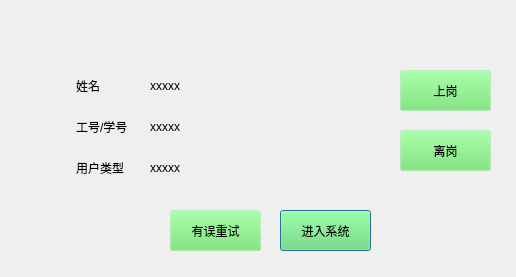
<?xml version="1.0" encoding="UTF-8"?>
<ui version="4.0">
 <class>id_info_win</class>
 <widget class="QDialog" name="id_info_win">
  <property name="geometry">
   <rect>
    <x>0</x>
    <y>0</y>
    <width>516</width>
    <height>277</height>
   </rect>
  </property>
  <property name="windowTitle">
   <string>Dialog</string>
  </property>
  <property name="styleSheet">
   <string notr="true"/>
  </property>
  <widget class="QPushButton" name="b_login">
   <property name="geometry">
    <rect>
     <x>280</x>
     <y>210</y>
     <width>91</width>
     <height>41</height>
    </rect>
   </property>
   <property name="styleSheet">
    <string notr="true">QPushButton{
                   background-color:rgba(100,225,100,30);//背景色（也可以设置图片）
                   border-style:outset;                  //边框样式（inset/outset）
                   border-width:4px;                     //边框宽度像素
                   border-radius:10px;                  //边框圆角半径像素
                   border-color:rgba(255,255,255,30);    //边框颜色
                   font:bold 10px;                      //字体，字体大小
                   color:rgba(0,0,0,100);                //字体颜色
                   padding:6px;                         //填衬
                   }
                   //鼠标按下样式
                   QPushButton:pressed{
                   background-color:rgba(100,255,100,200);
                   border-color:rgba(255,255,255,30);
                   border-style:inset;
                   color:rgba(0,0,0,100);
                   }
                   //鼠标悬停样式
                   QPushButton:hover{
                   background-color:rgba(100,255,100,100);
                   border-color:rgba(255,255,255,200);
                   color:rgba(0,0,0,200);
                   }</string>
   </property>
   <property name="text">
    <string>进入系统</string>
   </property>
  </widget>
  <widget class="QPushButton" name="b_wrong">
   <property name="geometry">
    <rect>
     <x>170</x>
     <y>210</y>
     <width>91</width>
     <height>41</height>
    </rect>
   </property>
   <property name="styleSheet">
    <string notr="true">QPushButton{
                   background-color:rgba(100,225,100,30);//背景色（也可以设置图片）
                   border-style:outset;                  //边框样式（inset/outset）
                   border-width:4px;                     //边框宽度像素
                   border-radius:10px;                  //边框圆角半径像素
                   border-color:rgba(255,255,255,30);    //边框颜色
                   font:bold 10px;                      //字体，字体大小
                   color:rgba(0,0,0,100);                //字体颜色
                   padding:6px;                         //填衬
                   }
                   //鼠标按下样式
                   QPushButton:pressed{
                   background-color:rgba(100,255,100,200);
                   border-color:rgba(255,255,255,30);
                   border-style:inset;
                   color:rgba(0,0,0,100);
                   }
                   //鼠标悬停样式
                   QPushButton:hover{
                   background-color:rgba(100,255,100,100);
                   border-color:rgba(255,255,255,200);
                   color:rgba(0,0,0,200);
                   }</string>
   </property>
   <property name="text">
    <string>有误重试</string>
   </property>
  </widget>
  <widget class="QPushButton" name="b_in">
   <property name="geometry">
    <rect>
     <x>400</x>
     <y>70</y>
     <width>91</width>
     <height>41</height>
    </rect>
   </property>
   <property name="styleSheet">
    <string notr="true">QPushButton{
                   background-color:rgba(100,225,100,30);//背景色（也可以设置图片）
                   border-style:outset;                  //边框样式（inset/outset）
                   border-width:4px;                     //边框宽度像素
                   border-radius:10px;                  //边框圆角半径像素
                   border-color:rgba(255,255,255,30);    //边框颜色
                   font:bold 10px;                      //字体，字体大小
                   color:rgba(0,0,0,100);                //字体颜色
                   padding:6px;                         //填衬
                   }
                   //鼠标按下样式
                   QPushButton:pressed{
                   background-color:rgba(100,255,100,200);
                   border-color:rgba(255,255,255,30);
                   border-style:inset;
                   color:rgba(0,0,0,100);
                   }
                   //鼠标悬停样式
                   QPushButton:hover{
                   background-color:rgba(100,255,100,100);
                   border-color:rgba(255,255,255,200);
                   color:rgba(0,0,0,200);
                   }</string>
   </property>
   <property name="text">
    <string>上岗</string>
   </property>
  </widget>
  <widget class="QLabel" name="l_name">
   <property name="geometry">
    <rect>
     <x>76</x>
     <y>68</y>
     <width>66</width>
     <height>35</height>
    </rect>
   </property>
   <property name="text">
    <string>姓名</string>
   </property>
  </widget>
  <widget class="QLabel" name="user_type">
   <property name="geometry">
    <rect>
     <x>150</x>
     <y>150</y>
     <width>223</width>
     <height>35</height>
    </rect>
   </property>
   <property name="text">
    <string>xxxxx</string>
   </property>
  </widget>
  <widget class="QLabel" name="user_name">
   <property name="geometry">
    <rect>
     <x>150</x>
     <y>68</y>
     <width>223</width>
     <height>35</height>
    </rect>
   </property>
   <property name="text">
    <string>xxxxx</string>
   </property>
  </widget>
  <widget class="QLabel" name="user_id">
   <property name="geometry">
    <rect>
     <x>150</x>
     <y>109</y>
     <width>223</width>
     <height>35</height>
    </rect>
   </property>
   <property name="text">
    <string>xxxxx</string>
   </property>
  </widget>
  <widget class="QLabel" name="l_id">
   <property name="geometry">
    <rect>
     <x>76</x>
     <y>109</y>
     <width>66</width>
     <height>35</height>
    </rect>
   </property>
   <property name="text">
    <string>工号/学号</string>
   </property>
  </widget>
  <widget class="QLabel" name="l_type">
   <property name="geometry">
    <rect>
     <x>76</x>
     <y>150</y>
     <width>66</width>
     <height>35</height>
    </rect>
   </property>
   <property name="text">
    <string>用户类型</string>
   </property>
  </widget>
  <widget class="QPushButton" name="b_off">
   <property name="geometry">
    <rect>
     <x>400</x>
     <y>130</y>
     <width>91</width>
     <height>41</height>
    </rect>
   </property>
   <property name="styleSheet">
    <string notr="true">QPushButton{
                   background-color:rgba(100,225,100,30);//背景色（也可以设置图片）
                   border-style:outset;                  //边框样式（inset/outset）
                   border-width:4px;                     //边框宽度像素
                   border-radius:10px;                  //边框圆角半径像素
                   border-color:rgba(255,255,255,30);    //边框颜色
                   font:bold 10px;                      //字体，字体大小
                   color:rgba(0,0,0,100);                //字体颜色
                   padding:6px;                         //填衬
                   }
                   //鼠标按下样式
                   QPushButton:pressed{
                   background-color:rgba(100,255,100,200);
                   border-color:rgba(255,255,255,30);
                   border-style:inset;
                   color:rgba(0,0,0,100);
                   }
                   //鼠标悬停样式
                   QPushButton:hover{
                   background-color:rgba(100,255,100,100);
                   border-color:rgba(255,255,255,200);
                   color:rgba(0,0,0,200);
                   }</string>
   </property>
   <property name="text">
    <string>离岗</string>
   </property>
  </widget>
 </widget>
 <resources/>
 <connections/>
</ui>
